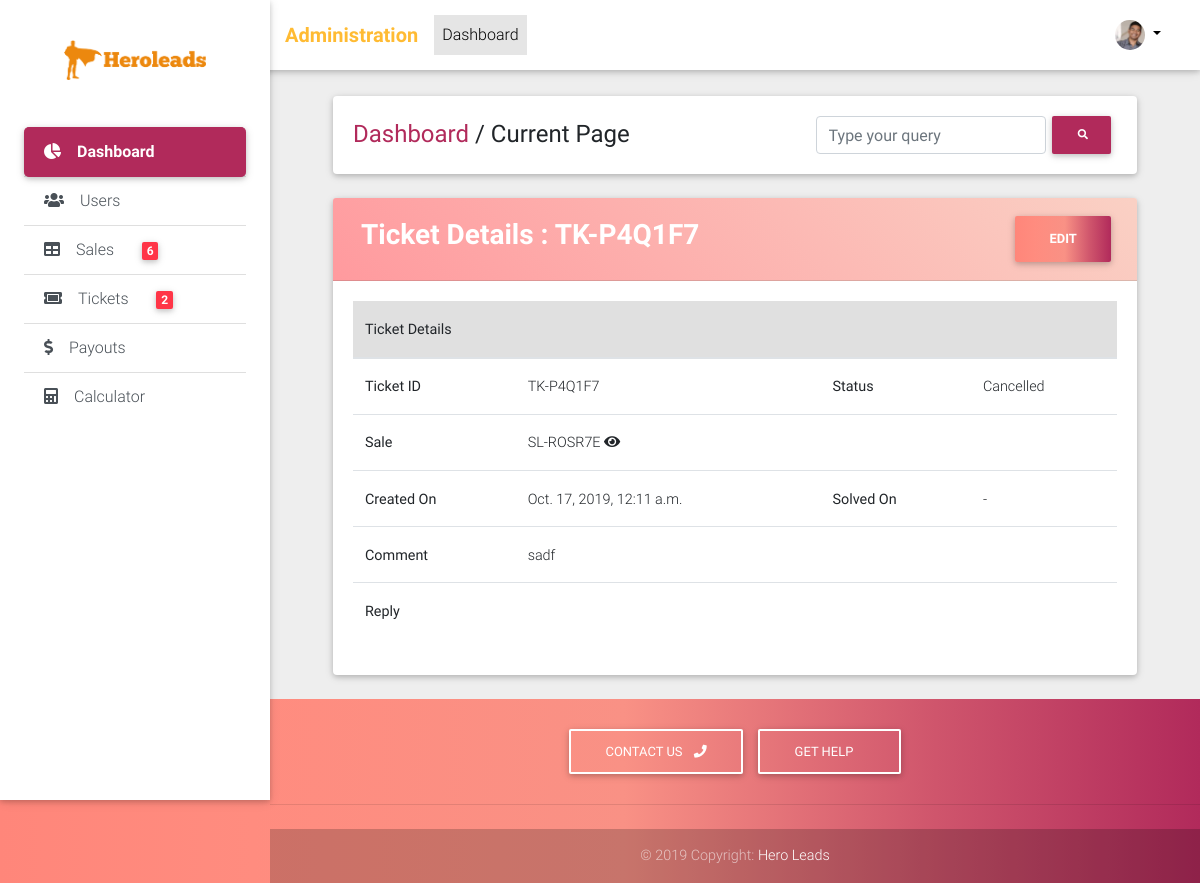
The page /admin/tickets/detail/1/ (signed in) on the database as committed earlier.
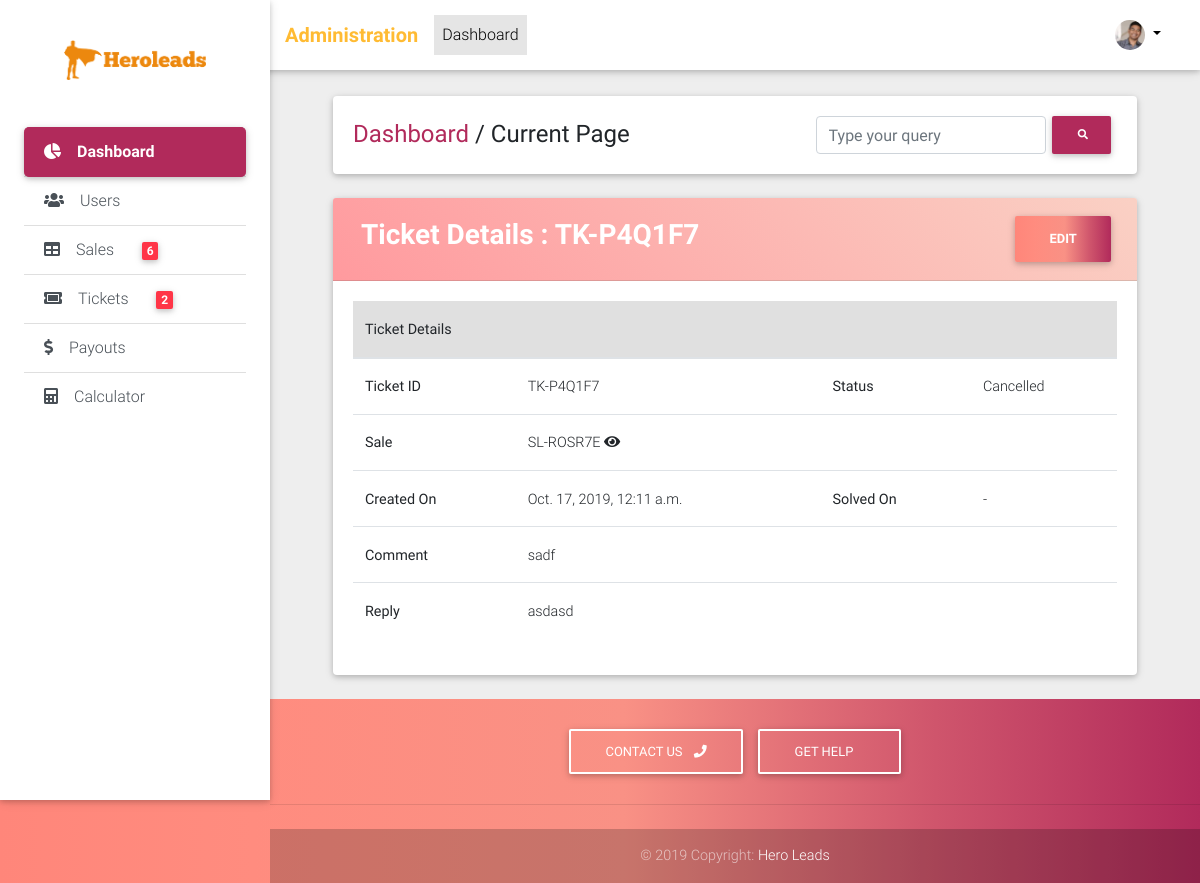
The same page on the database as committed later.
### tickets/models.py (models this page shows, shortened)
class Ticket(models.Model):
    TICKET_STATUS_CHOICES = (("PN", "Pending"), ("SL", "Solved"), ("CN", "Cancelled"))
    QUERY_TYPE_CHOICES = (("PR", "Price"), ("PM", "Payment"), ("OT", "Other"))
    ticket_id = models.CharField(max_length=32, default=ticket_id_generator)
    sale = models.ForeignKey("sales.Sale", on_delete=models.CASCADE)
    status = models.CharField(max_length=2, choices=TICKET_STATUS_CHOICES, default="IN")
    query_type = models.CharField(max_length=2, choices=QUERY_TYPE_CHOICES, default="OT")
    executive_description = models.TextField(verbose_name="Comment", blank=True)
    photo = models.ImageField(upload_to="tickets/photos/", blank=True, null=True)
    created_on = models.DateTimeField(auto_now_add=True)
    solved_on = models.DateTimeField(blank=True, null=True)
    description = models.TextField(blank=True)
    """info from finance team"""
    @property
    def get_admin_update_url(self):
        return reverse_lazy("crm_admin:tickets_admin_update", kwargs={"id": self.id})

### sales/models.py (models this page shows, shortened)
class Sale(models.Model):
    SALE_STATUS_CHOICES = (("PA", "Pending"), ("AP", "Approved"), ("CP", "Completed"), ("DC", "Declined"))
    agent = models.ForeignKey(User, on_delete=models.CASCADE)
    campaign_name = models.CharField(max_length=128)
    sale_date = models.DateField()
    setup_fee = models.PositiveIntegerField()
    contract_volume = models.PositiveIntegerField()
    monthly_budget = models.PositiveIntegerField()
    duration = models.ForeignKey(Duration, on_delete=models.PROTECT)
    management_fee = models.PositiveIntegerField()
    car_dealer_amount = models.PositiveIntegerField()
    payment_terms = models.PositiveIntegerField()
    agent_comment = models.TextField(verbose_name="Comment", blank=True)
    finance_comment = models.TextField(blank=True)
    first_commission_paid = models.BooleanField(default=False)
    last_commission_paid = models.BooleanField(default=False)
    first_commission_pay_on = models.DateField(blank=True, null=True)
    last_commission_pay_on = models.DateField(blank=True, null=True)
    commission_applicable = models.FloatField(blank=True, null=True)
    payment_term_intz = models.PositiveIntegerField(blank=True, null=True)
    car_dealer_bonus = models.PositiveIntegerField(blank=True, null=True)
    multiplier_applicable = models.FloatField(blank=True, null=True)
    setup_fee_payout = models.PositiveIntegerField(blank=True, null=True)
    first_payout = models.PositiveIntegerField(blank=True, null=True)
    last_payout = models.PositiveIntegerField(blank=True, null=True)
    bonus_payout = models.PositiveIntegerField(blank=True, null=True)
    total_payout = models.PositiveIntegerField(blank=True, null=True)
    sale_id = models.CharField(max_length=32, default=sale_id_generator)
    status = models.CharField(max_length=2, choices=SALE_STATUS_CHOICES, default="PA")
    created_on = models.DateTimeField(auto_now_add=True)
    @property
    def get_admin_absolute_url(self):
        return reverse_lazy("crm_admin:sales_admin_detail", kwargs={"id": self.id})

### crm_admin/views/tickets_views.py (the view)
# urls.py: url(r"^detail/(?P<id>[0-9]+)/$", views.TicketDetailView.as_view(), name="tickets_admin_detail"),
class TicketDetailView(LoginRequiredMixin, DetailView):
    model = Ticket
    context_object_name = "ticket"
    template_name = "tickets_admin/detail.html"
    slug_field = "id"
    slug_url_kwarg = "id"

### accounts/models.py (called while the page is built)
    @property
    def get_avatar(self):
        if self.photo:
            return self.photo.url
        else:
            return "missing"

### crm_admin/templatetags/crm_admin_tags.py (called while the page is built)
@register.simple_tag
def get_pending_sale_count():
    return Sale.objects.exclude(status="CP").count()

@register.simple_tag
def get_pending_ticket_count():
    return Ticket.objects.exclude(status__in=("EX", "CN", "SL")).count()

### crm_admin/templates/tickets_admin/detail.html (shortened to what this page needs)
{% extends "crm_admin/base.html" %}
{% load crispy_forms_tags %}
{% block content %}
    <div>
        <div class="card clearfix">
            <div class="card-header warm-flame-gradient clearfix">
                <div class="page_heading float-left">
                    <h3 class="white-text font-weight-bold m-2">Ticket Details : {{ ticket.ticket_id }}</h3>
                </div>
                <div class="float-right">
                    <a href="{{ ticket.get_admin_update_url }}"><button class="btn young-passion-gradient font-weight-bold text-white">Edit</button></a>
                </div>
            </div>
            <div class="card-body">
                <div class="detail_table">
                    <table class="table detail_table table-hover">
                        <thead class="bg-light">
                            <th colspan="4">Ticket Details</th>
                        </thead>
                        <tr>
                            <th>Ticket ID</th>
                            <td>{{ ticket.ticket_id }}</td>
                            <th>Status</th>
                            <td>{{ ticket.get_status_display }}</td>
                        </tr>
                        <tr>
                            <th>Sale</th>
                            <td colspan="3">
                                {{ ticket.sale.sale_id }}
                                <a href="{{ ticket.sale.get_admin_absolute_url }}"><i class="fa fa-eye"></i></a>
                            </td>
                        </tr>
                        <tr>
                            <th>Created On</th>
                            <td>{{ ticket.created_on }}</td>
                            <th>Solved On</th>
                            <td>{{ ticket.solved_on|default:"-" }}</td>
                        </tr>
                        <tr>
                            <th>Comment</th>
                            <td colspan="3">{{ ticket.executive_description }}</td>
                        </tr>
                        <tr>
                            <th>Reply</th>
                            <td colspan="3">{{ ticket.description }}</td>
                        </tr>
                    </table>
                </div>
            </div>
        </div>
    </div>
{% endblock %}

Rows that differ between the two databases and show on the page:
changed Ticket "TK-P4Q1F7": description (not shown) → "asdasd"
